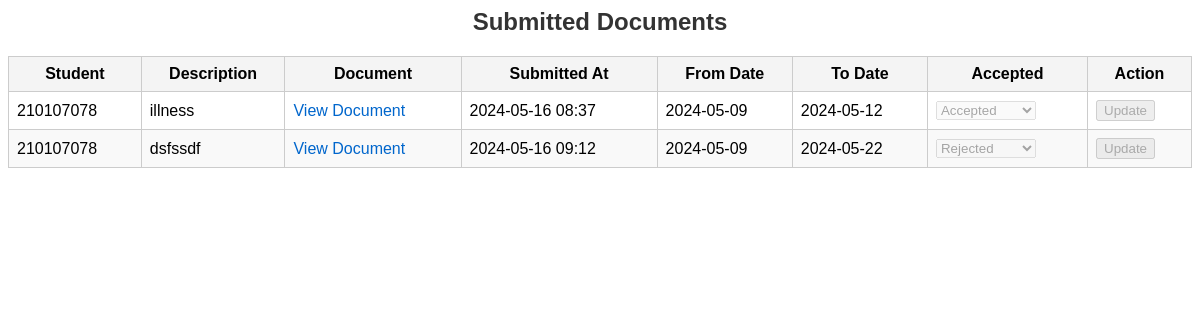
Page /admin_dashboard/ (signed in) on the earlier database version.
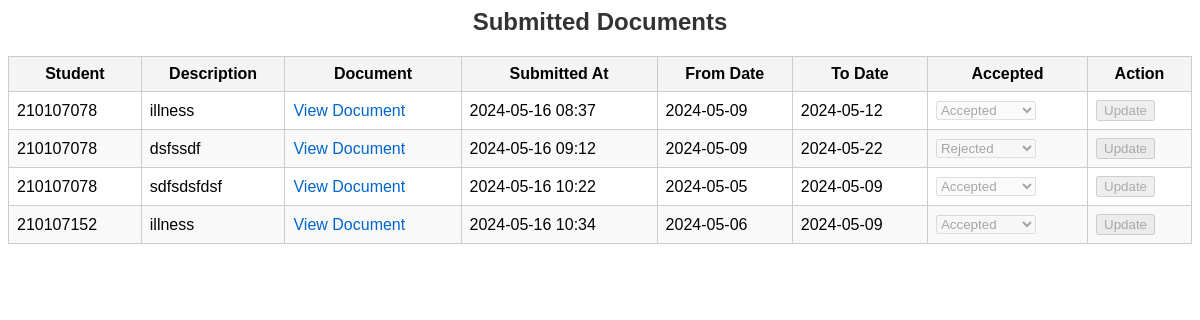
Same page on the later database version.
### dashboard/models.py (models this page shows, shortened)
class SubmittedDocument(models.Model):
    student = models.ForeignKey(CustomUser, on_delete=models.CASCADE, related_name="documents")
    description = models.TextField()
    document = models.FileField(upload_to='student_documents/')
    submitted_at = models.DateTimeField(auto_now_add=True)
    from_date = models.DateTimeField(blank=False)
    to_date = models.DateTimeField(blank=False)
    ACCEPTED_CHOICES = [
        (0, 'Not Checked'),
        (1, 'Accepted'),
        (2, 'Rejected')
    ]
    accepted = models.IntegerField(default=0, choices=ACCEPTED_CHOICES)

### account/models.py (models this page shows, shortened)
class CustomUser(AbstractBaseUser, PermissionsMixin):
    email = models.EmailField(max_length=255, blank=False, unique=True)
    id = models.CharField(max_length=9, unique=True, blank=False, primary_key=True)
    first_name = models.CharField(max_length=30)
    last_name = models.CharField(max_length=30)
    objects = CustomUserManager()
    USERNAME_FIELD = 'id'
    REQUIRED_FIELDS = ['first_name', 'last_name']

### dashboard/views.py (the view, shortened to what this page needs)
# urls.py: path('admin_dashboard/', views.admin_dashboard, name='admin_dashboard'),
@login_required
def admin_dashboard(request):
    documents = SubmittedDocument.objects.all()
    return render(request, 'dashboard/admin_dashboard.html', {'documents': documents})

### dashboard/templates/dashboard/admin_dashboard.html (shortened to what this page needs)
<h2>Submitted Documents</h2>
<form method="post">
    <table>
        <thead>
            <tr>
                <th>Student</th>
                <th>Description</th>
                <th>Document</th>
                <th>Submitted At</th>
                <th>From Date</th>
                <th>To Date</th>
                <th>Accepted</th>
                <th>Action</th>
            </tr>
        </thead>
        <tbody>
            {% for document in documents %}
            <tr>
                <td>{{ document.student.id }}</td>
                <td>{{ document.description }}</td>
                <td><a href="{{ document.document.url }}" target="_blank">View Document</a></td>
                <td>{{ document.submitted_at|date:"Y-m-d H:i" }}</td>
                <td>{{ document.from_date|date:"Y-m-d " }}</td>
                <td>{{ document.to_date|date:"Y-m-d " }}</td>
                <td>
                    <select name="accepted_{{ document.id }}" {% if document.accepted != 0 %}disabled{% endif %}>
                        {% for value, name in document.ACCEPTED_CHOICES %}
                            <option value="{{ value }}" {% if document.accepted == value %}selected{% endif %}>{{ name }}</option>
                        {% endfor %}
                    </select>
                </td>
                <td>
                    <button type="submit" name="document_id" value="{{ document.id }}" {% if document.accepted != 0 %}disabled{% endif %}>
                        Update
                    </button>
                </td>
            </tr>
            {% empty %}
            <tr>
                <td colspan="8">No documents submitted.</td>
            </tr>
            {% endfor %}
        </tbody>
    </table>
</form>

### dashboard/templates/dashboard/admin_dashboard.html (style rules this page uses)
h2 { text-align: center; color: #333; }
table { width: 100%; border-collapse: collapse; margin-top: 20px; }
th, td { border: 1px solid #ccc; padding: 8px; text-align: left; }
th { background-color: #f4f4f4; text-align: center; }
tr:nth-child(even) { background-color: #f9f9f9; }
a { color: #06c; text-decoration: none; }

Differences in the rows shown:
added SubmittedDocument: student.id "210107078", description "sdfsdsfdsf", submitted_at "2024-05-16 10:22", from_date "2024-05-05", to_date "2024-05-09", accepted+id "Accepted"
added SubmittedDocument: student.id "210107152", description "illness", submitted_at "2024-05-16 10:34", from_date "2024-05-06", to_date "2024-05-09", accepted+id "Accepted"
